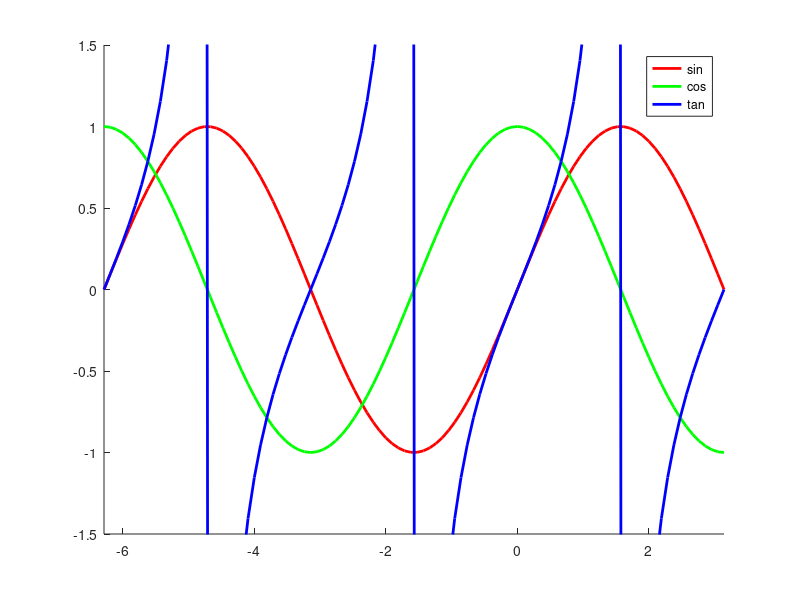

Recreate this plot in MATLAB.
function printTrigonometricFunctions()
x = linspace(-2*pi,pi);
%x = -2*pi:0.1:pi
SIN = sin(x);
COS = cos(x);
TAN = tan(x);

figure(1);
clf
%plot(x, SIN, "r", x, COS, "g", x, TAN, "b", 'LineWidth', 2);
%plot('LineWidth', 2);
hold on;
plotCol2(x, SIN, "r");
plotCol2(x, COS, "g");
plotCol2(x, TAN, "b");
axis([-2*pi, pi, -1.5, 1.5]);
legend("sin", "cos", "tan");
shg

end

function plotCol2(x, y, col)
plot(x, y, col, 'LineWidth', 2);
end